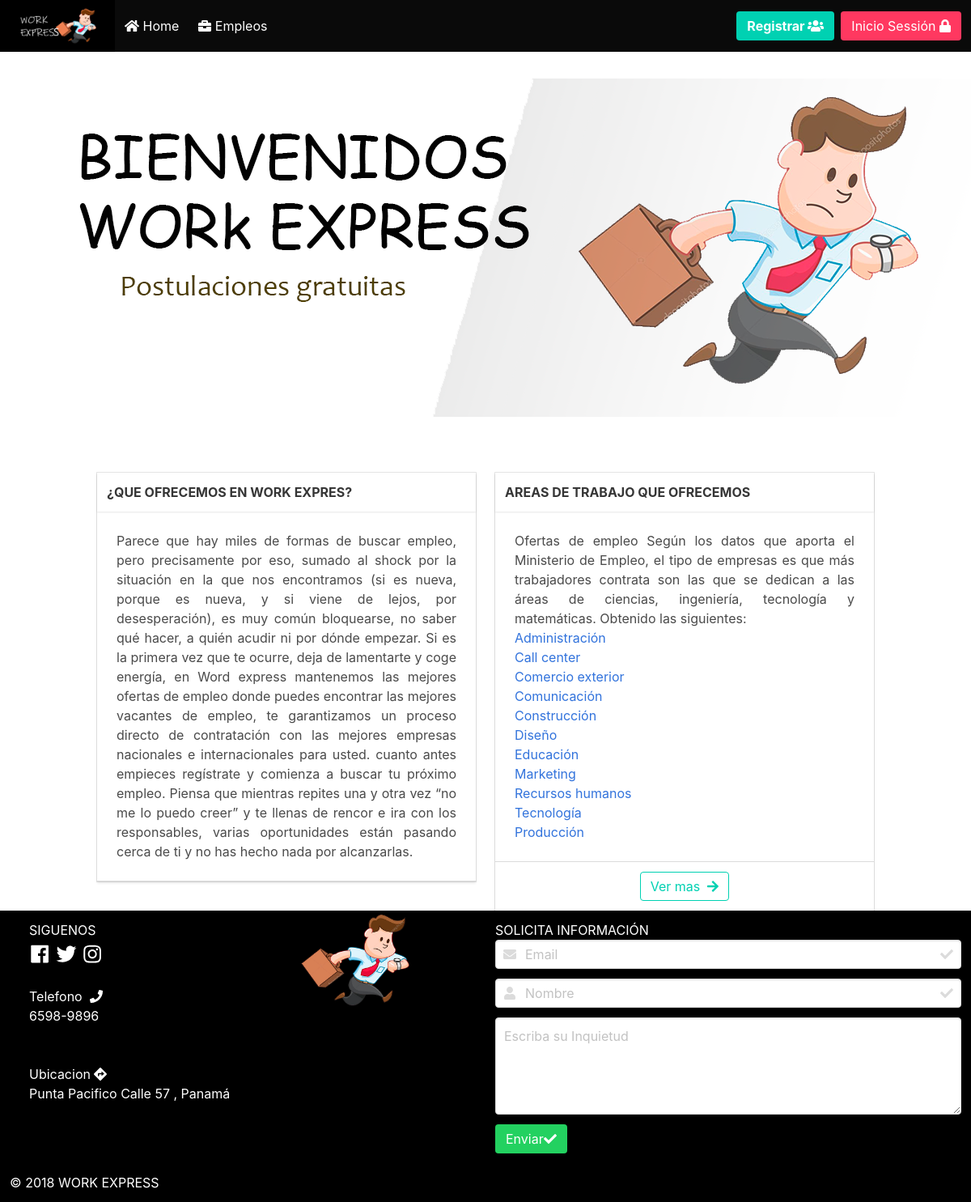
The page / on the database its author committed.
### tables this page shows
CREATE TABLE `area` (
  `id_area` int(11) NOT NULL,
  `nombre` varchar(200) DEFAULT NULL
);

### clases/conexion.php (called while the page is built)
<?php
class Conexion{
    static public function conectar(){
        $link = new PDO("mysql:host=127.0.0.1;dbname=trabajo","joel","@2363Matematica");
        $link->exec("set names utf8");
        return $link;
    }
}
?>

### clases/usuario.php (called while the page is built, shortened)
<?php
 require ('conexion.php');
 class Trabajo
 {
      public function Traer_area()
   {
       $sql ="CALL `sp_traer_area`()";
       $statement = Conexion::conectar()->prepare($sql);
       $statement->execute();
         return $statement->fetchAll();
   }
 }
 ?>

### index.php (the view, shortened to what this page needs)
<!DOCTYPE html>
<html>
<head>
	<link rel="stylesheet" href="bulma/css/bulma.css">
	<link rel="stylesheet" href="assest/css/slide.css">
	<link rel="stylesheet" href="assest/css/footer.css">
	<link rel="stylesheet" href="assest/css/general.css">
</head>
<body>
<nav class="navbar is-black" role="navigation" aria-label="main navigation">
  <div class="navbar-brand">
    <a class="navbar-item " href="index.php">
      <img src="imagen/logo.png" alt="">&nbsp;
    </a>
  </div>
  <div id="navbarBasicExample" class="navbar-menu">
    <div class="navbar-start">
      <a class="navbar-item" href="index.php">
       <i class="fa fa-home"></i>&nbsp;Home
      </a>
       <a class="navbar-item" href="trabajos.php">
        <i class="fas fa-briefcase"></i>&nbsp;Empleos
      </a>
    </div>
<?php
          if (isset($_SESSION["session"])) {
          	 if ($_SESSION["session"]=="ok") {
          	 	?>
   <div class="navbar-end">
   	<span class="nombre">Bienvenido : &nbsp; <?php echo $_SESSION["nombre"] ?></span>
      <div class="navbar-item">
      	<div class="buttons">
          <a class="button is-danger" href="logout.php">
            <strong>Salir&nbsp;</strong>
          </a>
        </div>
      </div>
    </div>
          	 	<?php
          	 }
          	}else{
 	             ?>
 	 <div class="navbar-end">
      <div class="navbar-item">
        <div class="buttons">
          <a class="button is-primary" href="login_register.php">
            <strong>Registrar&nbsp;</strong><i class="fa fa-users"></i>
          </a>
          <a class="button is-danger" href="login_register.php">
            Inicio Sessión&nbsp;<i class="fa fa-lock"></i>
          </a>
        </div>
      </div>
    </div>
          	 	<?php
          	 }
           ?>
  </div>
</nav>
<div class="container-fluid" id="slide">
<div class="row">
	<ul>
		<li>
			<img src="imagen/slider/slider1.png" alt="">
		</li>
	</ul>
	<ol class="paginacion">
		<li item ="1"> <i class="fa fa-circle"></i></li>
		<li item ="2"> <i class="fa fa-circle"></i></li>
		<li item ="3"> <i class="fa fa-circle"></i></li>
	</ol>
		<div class="flechas" id="retroceder"><i class="fa fa-chevron-left"></i> </div>
		<div class="flechas" id="avanzar"><i class="fa fa-chevron-right"></i></div>
 </div>
</div>
<br>
<div class="container">
	<div class="columns">
		<div class="column">
			<div class="card">
				<div class="card-header">
					<div class="card-header-title">
				      <h2> <strong>¿QUE OFRECEMOS EN WORK EXPRES?</strong> </h2>
					</div>
               </div>
			    <div class="card-content">
	<p class="ofrecemos">
	Parece que hay miles de formas de buscar empleo, pero precisamente por eso, sumado al shock por la situación en la que nos encontramos (si es nueva, porque es nueva, y si viene de lejos, por desesperación), es muy común bloquearse, no saber qué hacer, a quién acudir ni por dónde empezar. Si es la primera vez que te ocurre, deja de lamentarte y coge energía, en Word express mantenemos las mejores ofertas de empleo donde puedes encontrar las mejores vacantes de empleo, te garantizamos un proceso directo de contratación con las mejores empresas nacionales e internacionales para usted. cuanto antes empieces regístrate y comienza a buscar tu próximo empleo. Piensa que mientras repites una y otra vez “no me lo puedo creer” y te llenas de rencor e ira con los responsables, varias oportunidades están pasando cerca de ti y no has hecho nada por alcanzarlas.
	</p>
				</div>
				 <footer class="card-footer">
                </footer>
			</div><br>
		</div>
		 <div class="column">
			 <div class="card">
				<div class="card-header">
					<div class="card-header-title">
				      <h2> <strong>AREAS DE TRABAJO QUE OFRECEMOS</strong> </h2>
					</div>
               </div>
			    <div class="card-content">
			<p class="ofrecemos">
				Ofertas de empleo
                Según los datos que aporta el Ministerio de Empleo, el tipo de empresas es que más trabajadores contrata son las que se dedican
                a las áreas de ciencias, ingeniería, tecnología y matemáticas. Obtenido las siguientes:
            </p>
            <div class="row">
            <?php
            include 'clases/usuario.php';
             $trabajo = new Trabajo();
             $respuesta1=$trabajo->Traer_area();
             foreach ($respuesta1 as $key => $value) {
             	?>
                <div class="col-md-4">
                <ul>
         <li><a href="trabajos.php?cam=id_area&id=<?php echo $value["id_area"] ?>" title=""><?php echo $value["nombre"] ?></a></li>
             	</ul>
                </div>
             	<?php
             }
             ?>
             </div>
				</div>
				<footer class="card-footer">
                <p class="card-footer-item">
				  <a class="button is-primary is-outlined" href="trabajos.php" >Ver mas &nbsp;<i class="fa fa-arrow-right"></i></a>
               </p>
                </footer>
			</div>
		</div>
	</div>
</div>
<footer class="footer_caja">
	<div class="columns">
		 <div class="column">
		 	<div class="columns is-mobile">
		 		<div class="column" style="margin-left: 4%;">
		 			SIGUENOS<br>
	               <a href=""><i class="fab fa-facebook social"></i></a>
		 		   <a href=""><i class="fab fa-twitter social"></i></a>
		 		   <a href=""><i class="fab fa-instagram social"></i></a>
		 		   <br>
		 		   <br>
		 		   <label>Telefono</label> &nbsp;<i class="fa fa-phone"></i>
		 		   <p>6598-9896</p>
		 		   <br><br>
		 		   <label>Ubicacion</label> <i class="fa fa-directions"></i>
		 		   <p>Punta Pacifico Calle 57 , Panamá</p>
		 		</div>
		 		<div class="column imagen">
		 			<img src="imagen/imagen.png" alt="">
		 		</div>
		 	</div>
		 </div>
		  <div class="column">
		  	<h3>SOLICITA INFORMACIÓN</h3>
		  	<div class="is-half">
		 	<form action="controladores/solicitudInformacion.php" method="post" >
		 		<div class="field">
		           <p class="control has-icons-left has-icons-right">
		               <input class="input" type="email" placeholder="Email" name="email" required>
		                  <span class="icon is-small is-left">
		                  </span>
		                 <span class="icon is-small is-right">
		                </span>
		          </p>
               </div>
              <div class="field">
		           <p class="control has-icons-left has-icons-right">
		               <input class="input" type="text" placeholder="Nombre" name="nombre" required>
		                  <span class="icon is-small is-left">
		                  </span>
		                 <span class="icon is-small is-right">
		                </span>
		          </p>
               </div>
                <div class="field">
               <div class="control">
              <textarea class="textarea" placeholder="Escriba su Inquietud" name="pregunta" required></textarea>
              </div>
			  </div>
				<div class="field">
				 <p class="control">
					<button class="button is-success" name="enviar">Enviar <i class="fas fa-check"></i></button>
				 </p>
			  </div>
		 	</form>
	     </div>
		</div>
	</div>
		<p>&copy; 2018 WORK EXPRESS<p>
</footer>
</body>
</html>

### assest/css/slide.css (style rules this page uses)
#slide { position: relative; margin: auto; width: 100%; overflow: hidden; padding: 0px; }
#slide ul { position: relative; left: 0%; margin: auto; height: auto; width: 400%; clear: both; display:table; }
#slide ul li { position: relative; float: left; width: 25%; }
#slide ul li img { width:100%; }
#slide .flechas { position: absolute; font-size: 2em; color: white; cursor: pointer; z-index: 2; }
#slide #retroceder { padding: 40px 15px 40px 10px; top: 37%; left: 0; font-size:22px; opacity: 1; color: white; }
#slide #avanzar { padding: 40px 10px 40px 15px; top: 37%; right: 0; font-size:22px; opacity: 1; color:white; }
#slide .paginacion { position: absolute; width: 100%; margin: auto; text-align: center; font-size: 12px; line-height: 40px; bottom: 0; left: 0; z-index: 1; }
#slide .paginacion li { display: inline-block; margin: 0px 5px; cursor: pointer; opacity: .5; color: white; text-shadow: 0px 0px 5px #333; }
#slide .paginacion li:first-child { opacity: 1; }

### assest/css/footer.css (style rules this page uses)
.footer_caja { background-color: black; padding: 1%; color: white; }
.footer_caja img { width: 57%; margin-top: -10%; margin-left: 18%; }
.footer_caja a { color: white; font-size: 20px; }
.social { font-size: 30px; padding-top: 2%; }

### assest/css/general.css (style rules this page uses)
.ofrecemos { text-align: justify; }

### rows shown on the page
area: nombre "Administración"
area: nombre "Call center"
area: nombre "Comercio exterior"
area: nombre "Comunicación"
area: nombre "Construcción"
area: nombre "Diseño"
area: nombre "Educación"
area: nombre "Marketing"
area: nombre "Recursos humanos"
area: nombre "Tecnología"
area: nombre "Producción"
